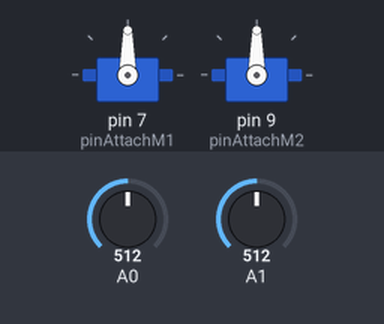
The sketch below on a simulated Arduino Uno, built with avr-gcc and run on an emulated ATmega328P. Shown: 2 × servo. Inputs (shaded band) come from the test bench; at power-on: A0 = 512, A1 = 512.

Above: at 1.2 s.
1.3 s: A0 set to 716
At 1.8 s:
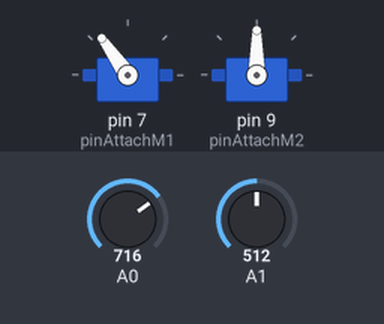
2.8 s: A1 set to 716
At 4.0 s:
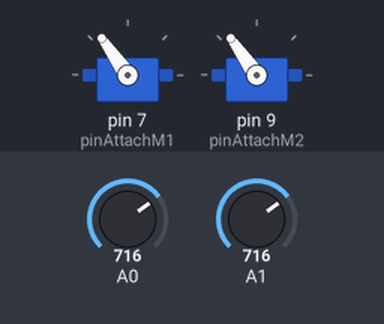
4.3 s: A0 set to 900
At 5.3 s:
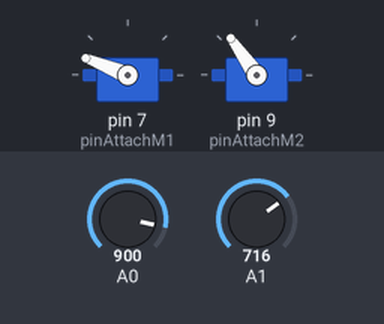
5.8 s: A1 set to 900
At 6.4 s:
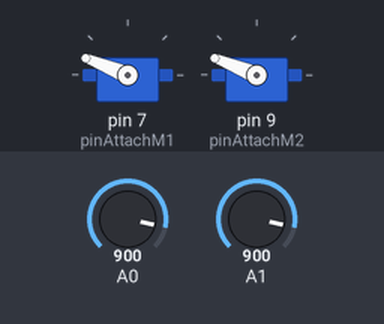
7.3 s: A0 set to 1023
At 7.6 s:
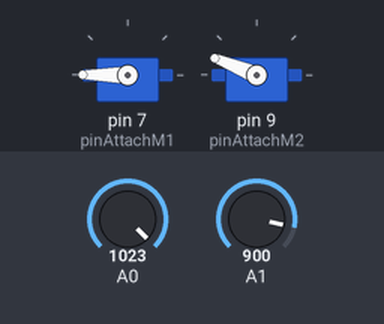
8.8 s: A1 set to 1023
At 9.9 s:
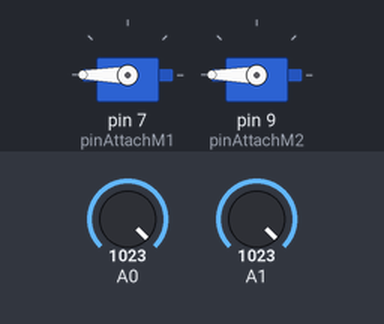
Timing chart, 0 to 11.3 s (numbered marks = the images above; inputs shaded):
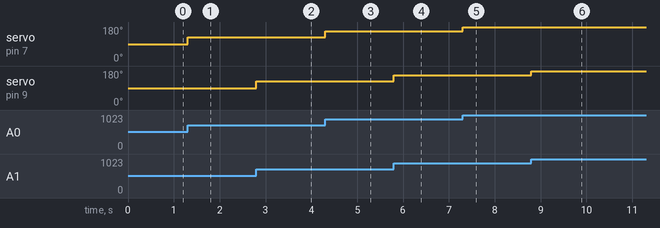

The sketch:

Servo_Motors_Code.ino
```cpp
#include <Servo.h>

// There are two potentiometers as they act like joystick that have two cordinates which are x,y

int x_cor;    // Read the value of the x cordinate (Horizontal - First Potentiometer)
int y_cor;    // Read the value of the y cordinate (Vertical - Second Potentiometer)
int pinAttachM1 = 7;
int pinAttachM2 = 9;

Servo Motor1;
Servo Motor2;

void setup()
{
  Motor1.attach(pinAttachM1);
  Motor2.attach(pinAttachM2);
}

void loop()
{
    x_cor = analogRead(A0);
    y_cor = analogRead(A1);
    x_cor=map(x_cor,0,1023,0,180);
    y_cor=map(y_cor,0,1023,0,180);
    Motor1.write(x_cor);
    Motor2.write(y_cor);
}
```

Measured:
- after the input at 1.3 s, servo on pin 7 (pinAttachM1): 90° → 125° at once
- after the input at 2.8 s, servo on pin 9 (pinAttachM2): 90° → 125° at once
- after the input at 4.3 s, servo on pin 7 (pinAttachM1): 125° → 158° at once
- after the input at 5.8 s, servo on pin 9 (pinAttachM2): 125° → 158° at once
- after the input at 7.3 s, servo on pin 7 (pinAttachM1): 158° → 180° at once
- after the input at 8.8 s, servo on pin 9 (pinAttachM2): 158° → 180° at once
